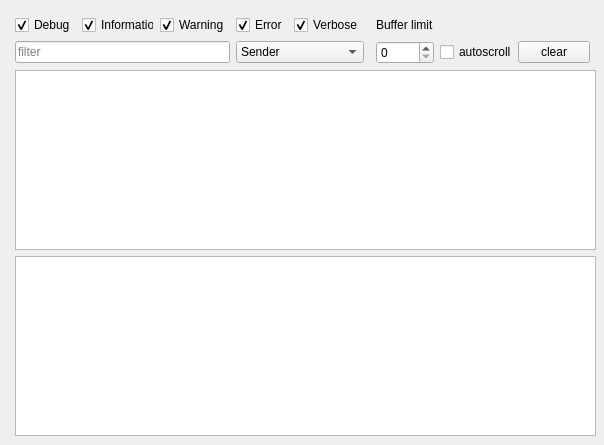
<?xml version="1.0" encoding="UTF-8"?>
<ui version="4.0">
 <class>AsoundTrack</class>
 <widget class="QDialog" name="AsoundTrack">
  <property name="geometry">
   <rect>
    <x>0</x>
    <y>0</y>
    <width>604</width>
    <height>445</height>
   </rect>
  </property>
  <property name="windowTitle">
   <string>asoundtrack</string>
  </property>
  <widget class="QWidget" name="gridLayoutWidget">
   <property name="geometry">
    <rect>
     <x>10</x>
     <y>10</y>
     <width>591</width>
     <height>431</height>
    </rect>
   </property>
   <layout class="QGridLayout" name="layoutasoundtrack">
    <item row="1" column="1">
     <widget class="QCheckBox" name="checkBoxDebug">
      <property name="text">
       <string>Debug</string>
      </property>
      <property name="checked">
       <bool>true</bool>
      </property>
     </widget>
    </item>
    <item row="1" column="3">
     <widget class="QCheckBox" name="checkBoxWarnings">
      <property name="text">
       <string>Warning</string>
      </property>
      <property name="checked">
       <bool>true</bool>
      </property>
     </widget>
    </item>
    <item row="1" column="2">
     <widget class="QCheckBox" name="checkBoxInformations">
      <property name="text">
       <string>Information</string>
      </property>
      <property name="checked">
       <bool>true</bool>
      </property>
     </widget>
    </item>
    <item row="1" column="4">
     <widget class="QCheckBox" name="checkBoxErrors">
      <property name="text">
       <string>Error</string>
      </property>
      <property name="checked">
       <bool>true</bool>
      </property>
     </widget>
    </item>
    <item row="4" column="1" colspan="10">
     <widget class="QTableView" name="tableView">
      <property name="editTriggers">
       <set>QAbstractItemView::NoEditTriggers</set>
      </property>
      <property name="dragDropOverwriteMode">
       <bool>false</bool>
      </property>
      <property name="alternatingRowColors">
       <bool>true</bool>
      </property>
      <property name="selectionMode">
       <enum>QAbstractItemView::SingleSelection</enum>
      </property>
      <property name="verticalScrollMode">
       <enum>QAbstractItemView::ScrollPerPixel</enum>
      </property>
      <property name="horizontalScrollMode">
       <enum>QAbstractItemView::ScrollPerPixel</enum>
      </property>
      <property name="wordWrap">
       <bool>false</bool>
      </property>
      <property name="cornerButtonEnabled">
       <bool>false</bool>
      </property>
      <attribute name="verticalHeaderVisible">
       <bool>false</bool>
      </attribute>
      <attribute name="verticalHeaderShowSortIndicator" stdset="0">
       <bool>false</bool>
      </attribute>
     </widget>
    </item>
    <item row="5" column="1" colspan="10">
     <widget class="QTextBrowser" name="textBrowser">
      <property name="enabled">
       <bool>true</bool>
      </property>
      <property name="focusPolicy">
       <enum>Qt::ClickFocus</enum>
      </property>
     </widget>
    </item>
    <item row="1" column="5">
     <widget class="QCheckBox" name="checkBoxVerbose">
      <property name="text">
       <string>Verbose</string>
      </property>
      <property name="checked">
       <bool>true</bool>
      </property>
     </widget>
    </item>
    <item row="2" column="1" colspan="3">
     <widget class="QLineEdit" name="lineEdit">
      <property name="placeholderText">
       <string>filter</string>
      </property>
     </widget>
    </item>
    <item row="2" column="4" colspan="2">
     <widget class="QComboBox" name="comboBox">
      <item>
       <property name="text">
        <string>Sender</string>
       </property>
      </item>
      <item>
       <property name="text">
        <string>Message</string>
       </property>
      </item>
     </widget>
    </item>
    <item row="2" column="10">
     <spacer name="horizontalSpacer">
      <property name="orientation">
       <enum>Qt::Horizontal</enum>
      </property>
      <property name="sizeHint" stdset="0">
       <size>
        <width>40</width>
        <height>20</height>
       </size>
      </property>
     </spacer>
    </item>
    <item row="0" column="2">
     <spacer name="verticalSpacer">
      <property name="orientation">
       <enum>Qt::Vertical</enum>
      </property>
      <property name="sizeType">
       <enum>QSizePolicy::Fixed</enum>
      </property>
      <property name="sizeHint" stdset="0">
       <size>
        <width>20</width>
        <height>5</height>
       </size>
      </property>
     </spacer>
    </item>
    <item row="6" column="1">
     <spacer name="verticalSpacer_2">
      <property name="orientation">
       <enum>Qt::Vertical</enum>
      </property>
      <property name="sizeType">
       <enum>QSizePolicy::Fixed</enum>
      </property>
      <property name="sizeHint" stdset="0">
       <size>
        <width>20</width>
        <height>5</height>
       </size>
      </property>
     </spacer>
    </item>
    <item row="1" column="0">
     <spacer name="horizontalSpacer_2">
      <property name="orientation">
       <enum>Qt::Horizontal</enum>
      </property>
      <property name="sizeType">
       <enum>QSizePolicy::Fixed</enum>
      </property>
      <property name="sizeHint" stdset="0">
       <size>
        <width>5</width>
        <height>20</height>
       </size>
      </property>
     </spacer>
    </item>
    <item row="4" column="11">
     <spacer name="horizontalSpacer_3">
      <property name="orientation">
       <enum>Qt::Horizontal</enum>
      </property>
      <property name="sizeType">
       <enum>QSizePolicy::Fixed</enum>
      </property>
      <property name="sizeHint" stdset="0">
       <size>
        <width>5</width>
        <height>20</height>
       </size>
      </property>
     </spacer>
    </item>
    <item row="2" column="7">
     <widget class="QSpinBox" name="spinBoxBufferLimit">
      <property name="maximum">
       <number>9999</number>
      </property>
     </widget>
    </item>
    <item row="1" column="7">
     <widget class="QLabel" name="label">
      <property name="text">
       <string>Buffer limit</string>
      </property>
     </widget>
    </item>
    <item row="2" column="8">
     <widget class="QCheckBox" name="checkBoxAutoScroll">
      <property name="text">
       <string>autoscroll</string>
      </property>
     </widget>
    </item>
    <item row="2" column="9">
     <widget class="QPushButton" name="pushButtonClearasoundtrack">
      <property name="focusPolicy">
       <enum>Qt::NoFocus</enum>
      </property>
      <property name="text">
       <string>clear</string>
      </property>
     </widget>
    </item>
   </layout>
  </widget>
 </widget>
 <resources/>
 <connections/>
</ui>
